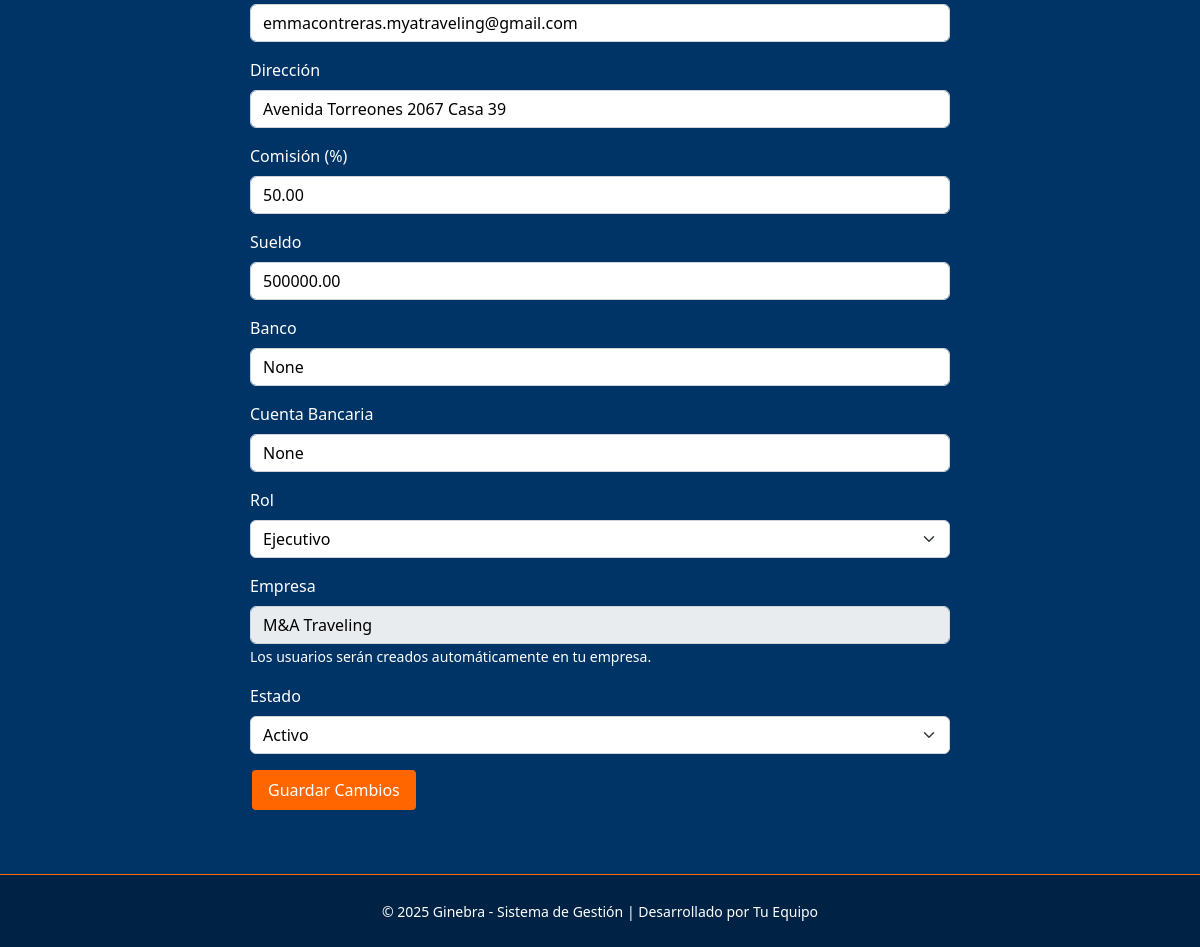
Page /admin/usuarios/editar/4 (signed in, lower part) on the earlier database version.
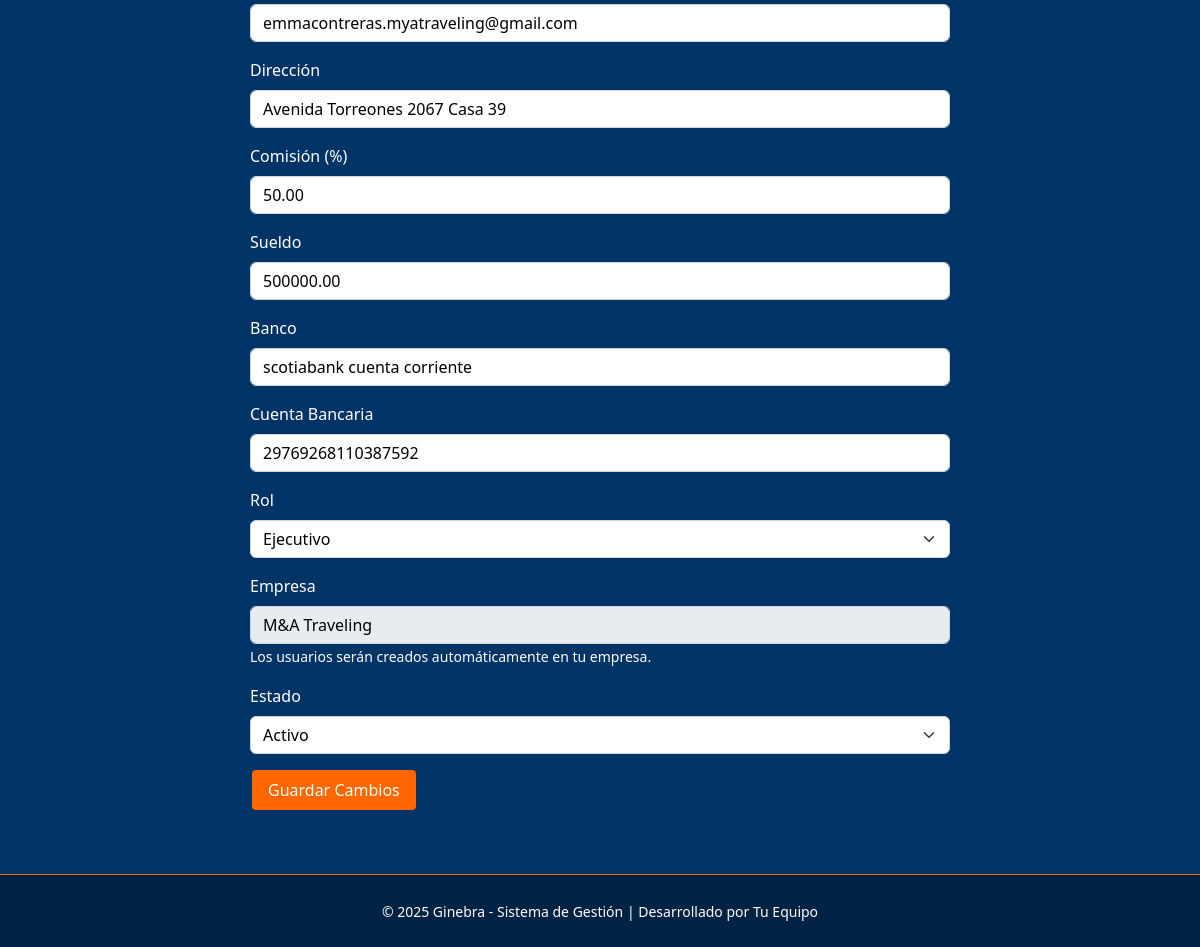
Same page on the later database version.
### Ginebra.py (models this page shows, shortened)
class Usuario(UserMixin, db.Model):
    id = db.Column(db.Integer, primary_key=True)
    username = db.Column(db.String(150), unique=True, nullable=False, index=True)
    password_hash = db.Column(db.String(256), nullable=False)
    nombre = db.Column(db.String(150), index=True)
    apellidos = db.Column(db.String(150), index=True)
    rut = db.Column(db.String(12), unique=True, nullable=True, index=True)
    fecha_nacimiento = db.Column(db.Date, index=True)
    fecha_ingreso = db.Column(db.Date, index=True)
    telefono = db.Column(db.String(20), index=True)
    correo_personal = db.Column(db.String(150), index=True)
    correo = db.Column(db.String(150), unique=True, nullable=False, index=True)
    direccion = db.Column(db.String(250), index=True)
    comision = db.Column(db.Numeric(12,2), default=Decimal('0'), index=True)
    sueldo = db.Column(db.Numeric(12,2), default=Decimal('0'), index=True)
    banco = db.Column(db.String(100), index=True)
    cuenta_bancaria = db.Column(db.String(100), index=True)
    estado = db.Column(db.Enum(*ESTADO_OPTIONS, name='estado_usuario'), default='Activo')
    rol = db.Column(db.Enum(*ROLES, name='roles'), nullable=False)
    empresa_id = db.Column(db.Integer, db.ForeignKey('empresa.id'), nullable=True)
    empresa = db.relationship('Empresa', backref=db.backref('usuarios', lazy=True))
    @property
    def password(self):
        """No permite leer la contraseña directamente."""
        raise AttributeError('No se puede leer la contraseña')

### Ginebra.py (the view, shortened to what this page needs)
@app.route('/admin/usuarios/nuevo', methods=['GET', 'POST'])
@app.route('/admin/usuarios/editar/<int:id>', methods=['GET', 'POST'])
@login_required
@rol_required('admin', 'master', 'controling')
def usuario_form(id=None):
    usuario = Usuario.query.get(id) if id else None
    empresas = Empresa.query.all()
    return render_template('nuevo_usuario.html', usuario=usuario, empresas=empresas)

### Ginebra.py (called while the page is built)
@login_manager.user_loader
def load_user(user_id):
    return Usuario.query.get(int(user_id))

@app.context_processor
def inject_global_functions():
    return dict(ruta_inicio_por_rol=ruta_inicio_por_rol)

def rol_required(*roles):
    def decorator(f):
        @wraps(f)
        def wrapped(*args, **kwargs):
            if current_user.rol not in roles:
                flash('Acceso denegado.', 'danger')
                return redirect(url_for('dashboard'))
            return f(*args, **kwargs)
        return wrapped
    return decorator

def ruta_inicio_por_rol(usuario):
    if usuario.rol in ('master', 'admin'):
        return 'admin_panel'
    elif usuario.rol == 'controling':
        return 'controling_panel'
    elif usuario.rol == 'analista':
        return 'analista_panel'
    elif usuario.rol == 'ejecutivo':
        return 'ejecutivo_panel'
    else:
        return 'login'

### templates/nuevo_usuario.html (shortened to what this page needs)
{% extends "base.html" %}
{% block extra_css %}
<link rel="stylesheet" href="{{ url_for('static', filename='nueva_empresa.css') }}" />
{% endblock %}
{% block content %}
<div style="max-width: 700px; margin: 0 auto;">
    <form method="POST" novalidate>
        <div class="mb-3">
            <input type="email" class="form-control" id="correo" name="correo"
                   value="{{ usuario.correo if usuario else '' }}" required autocomplete="email">
        </div>
        <div class="mb-3">
            <label for="direccion" class="form-label">Dirección</label>
            <input type="text" class="form-control" id="direccion" name="direccion"
                   value="{{ usuario.direccion if usuario else '' }}">
        </div>
        <div class="mb-3">
            <label for="comision" class="form-label">Comisión (%)</label>
            <input type="text" class="form-control" id="comision" name="comision"
                   value="{{ usuario.comision if usuario else '' }}">
        </div>
        <div class="mb-3">
            <label for="sueldo" class="form-label">Sueldo</label>
            <input type="text" class="form-control" id="sueldo" name="sueldo"
                   value="{{ usuario.sueldo if usuario else '' }}">
        </div>
        <div class="mb-3">
            <label for="banco" class="form-label">Banco</label>
            <input type="text" class="form-control" id="banco" name="banco"
                   value="{{ usuario.banco if usuario else '' }}">
        </div>
        <div class="mb-3">
            <label for="cuenta_bancaria" class="form-label">Cuenta Bancaria</label>
            <input type="text" class="form-control" id="cuenta_bancaria" name="cuenta_bancaria"
                   value="{{ usuario.cuenta_bancaria if usuario else '' }}">
        </div>
        <div class="mb-3">
            <label for="rol" class="form-label">Rol</label>
            <select class="form-select" id="rol" name="rol" required>
                <option value="ejecutivo" {% if usuario and usuario.rol == 'ejecutivo' %}selected{% endif %}>Ejecutivo</option>
            </select>
        </div>
        {% if current_user.rol in ['master', 'admin'] %}
        <div class="mb-3">
            <label for="empresa_id" class="form-label">Empresa</label>
            <select class="form-select" id="empresa_id" name="empresa_id">
                <option value="">Sin empresa</option>
                {% for empresa in empresas %}
                <option value="{{ empresa.id }}" {% if usuario and usuario.empresa_id == empresa.id %}selected{% endif %}>{{ empresa.nombre }}</option>
                {% endfor %}
            </select>
        </div>
        {% elif current_user.rol == 'controling' %}
        <div class="mb-3">
            <label class="form-label">Empresa</label>
            <input type="text" class="form-control" value="{{ current_user.empresa.nombre }}" readonly disabled>
            <small class="form-text text-muted">Los usuarios serán creados automáticamente en tu empresa.</small>
        </div>
        {% endif %}
        <div class="mb-3">
            <label for="estado" class="form-label">Estado</label>
            <select class="form-select" id="estado" name="estado">
                <option value="Activo" {% if not usuario or usuario.estado == 'Activo' %}selected{% endif %}>Activo</option>
            </select>
        </div>
        <button type="submit" class="btn btn-custom">
          {{ 'Guardar Cambios' if usuario else 'Crear Usuario' }}
        </button>
    </form>
</div>
{% endblock %}

Differences in the rows shown:
changed Usuario "emmacontreras.myatraveling@gmail.com": banco "None" → "scotiabank cuenta corriente"; cuenta_bancaria "None" → "29769268110387592"
